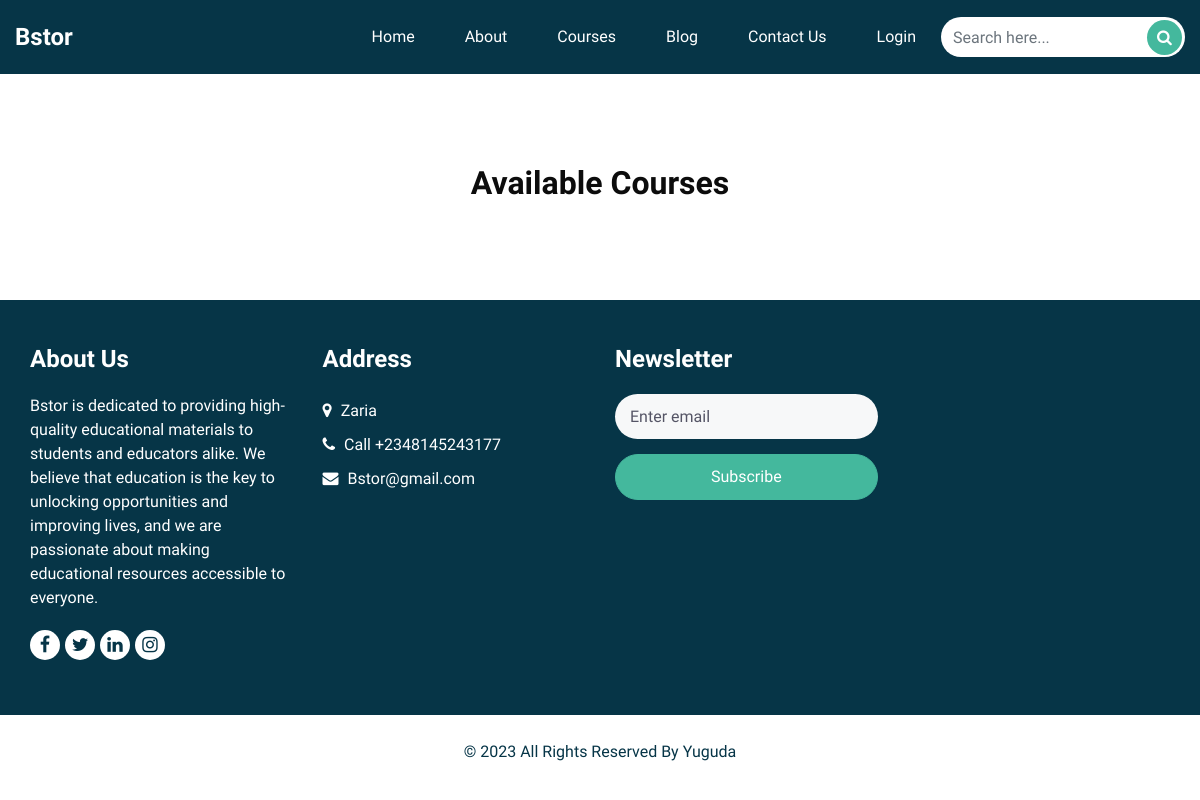
/categories/, run on an earlier commit of the app's database.
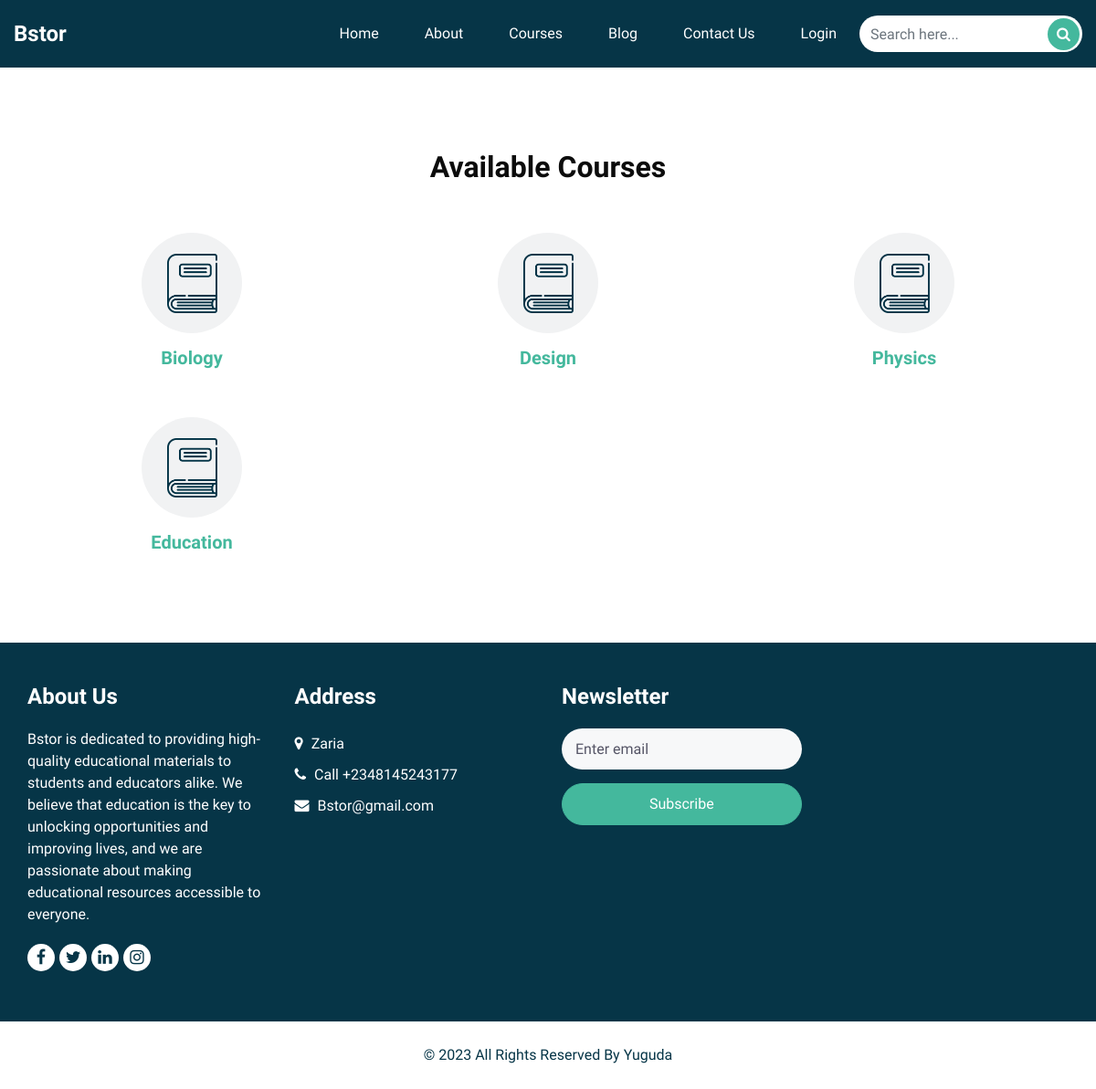
And on a later commit of the database.
### base/models.py (models this page shows, shortened)
class Course(models.Model):
    id = models.UUIDField(primary_key=True, default=uuid.uuid4, editable=False)
    name = models.CharField(max_length=255)

### base/views.py (the view)
# urls.py: path('categories/', views.categories, name='categories'),
def categories(request):
    courses = Course.objects.all()
    context = {'courses': courses}
    return render(request, 'courses.html', context)

### templates/courses.html
{% include 'header.html' %}
{% load static %}
  <section class="catagory_section layout_padding">
    <div class="catagory_container">
      <div class="container ">
        <div class="heading_container heading_center">
          <h2>
            Available Courses
          </h2>
        </div>
        <div class="row">
          {% if courses %}
          {% for course in courses %}
          <div class="col-sm-6 col-md-4 ">
            <div class="box ">
              <div class="img-box">
                <img src="{% static 'images/cat1.png' %}" alt="">
              </div>
              <div class="detail-box">
                <h5>
<a href="{% url 'course_detail' course_id=course.id %}">{{ course.name.title }}</a>                </h5>
              </div>
            </div>
          </div>
          {% endfor %}
          {% endif %}
        </div>
      </div>
    </div>
  </section>
{% include 'footer.html' %}

### templates/header.html (shortened to what this page needs)
<!DOCTYPE html>
{% load static %}
<html>
<head>
  <link rel="stylesheet" type="text/css" href="{% static 'css/bootstrap.css' %}" />
  <link href="{% static 'css/font-awesome.min.css' %}" rel="stylesheet" />
<link rel="stylesheet" type="text/css" href=" {% static '/css/style.css' %} ">
  <link href="{% static 'css/responsive.css' %}" rel="stylesheet" />
</head>
<body>
    <header class="header_section">
      <div class="container-fluid">
        <nav class="navbar navbar-expand-lg custom_nav-container ">
          <a class="navbar-brand" href="{% url 'home' %}">
            <span>
              Bstor
            </span>
          </a>
          <div class="collapse navbar-collapse  navbar-expand-lg" id="navbarSupportedContent">
            <ul class="navbar-nav">
              <li class="nav-item active">
                <a class="nav-link pl-lg-0" href="{% url 'home' %}">Home <span class="sr-only">(current)</span></a>
              </li>
              <li class="nav-item">
                <a class="nav-link" href="{% url 'about' %}"> About</a>
              </li>
              <li class="nav-item">
                <a class="nav-link" href="{% url 'categories' %}">Courses</a>
              </li>
              <li class="nav-item">
                <a class="nav-link" href="{% url 'blog' %}"> Blog </a>
              </li>
              <li class="nav-item">
                <a class="nav-link" href="{% url 'contact' %}">Contact Us</a>
              </li>
              {% if request.user.is_authenticated %}
              <li class="nav-item">
                <a class="nav-link" href="{% url 'add_material' %}">Add Material</a>
              </li>
              <li class="nav-item">
                <a class="nav-link" href="{% url 'logout' %}">Logout</a>
              </li>
              {% else %}
              <li class="nav-item">
                <a class="nav-link" href="{% url 'login' %}">Login</a>
              </li>
              {% endif %}
            </ul>
            <form class="search_form" method="GET" action="{% url 'search' %}">
              <input type="text" class="form-control" placeholder="Search here..." name="q">
              <button class="" type="submit">
                <i class="fa fa-search" aria-hidden="true"></i>
              </button>
            </form>
          </div>
        </nav>
      </div>
    </header>

### templates/footer.html (shortened to what this page needs)
{% load static %}
  <section class="info_section layout_padding2">
    <div class="container">
      <div class="row">
        <div class="col-md-6 col-lg-3 info-col">
          <div class="info_detail">
            <h4>
              About Us
            </h4>
            <p>
              Bstor is dedicated to providing high-quality educational materials to students and educators alike. We believe that education is the key to unlocking opportunities and improving lives, and we are passionate about making educational resources accessible to everyone.
            </p>
            <div class="info_social">
              <a href="">
                <i class="fa fa-facebook" aria-hidden="true"></i>
              </a>
              <a href="">
                <i class="fa fa-twitter" aria-hidden="true"></i>
              </a>
              <a href="">
                <i class="fa fa-linkedin" aria-hidden="true"></i>
              </a>
              <a href="">
                <i class="fa fa-instagram" aria-hidden="true"></i>
              </a>
            </div>
          </div>
        </div>
        <div class="col-md-6 col-lg-3 info-col">
          <div class="info_contact">
            <h4>
              Address
            </h4>
            <div class="contact_link_box">
              <a href="">
                <i class="fa fa-map-marker" aria-hidden="true"></i>
                <span>
                  Zaria
                </span>
              </a>
              <a href="">
                <i class="fa fa-phone" aria-hidden="true"></i>
                <span>
                  Call +2348145243177
                </span>
              </a>
              <a href="">
                <i class="fa fa-envelope" aria-hidden="true"></i>
                <span>
                  Bstor@gmail.com
                </span>
              </a>
            </div>
          </div>
        </div>
        <div class="col-md-6 col-lg-3 info-col">
          <div class="info_contact">
            <h4>
              Newsletter
            </h4>
            <form action="#">
              <input type="text" placeholder="Enter email" />
              <button type="submit">
                Subscribe
              </button>
            </form>
          </div>
        </div>
      </div>
    </div>
  </section>
  <footer class="footer_section">
    <div class="container">
      <p>
        &copy; <span id="displayYear"></span> All Rights Reserved By Yuguda
      </p>
    </div>
  </footer>
</body>
</html>

### static/css/style.css (style rules this page uses)
body { font-family: 'Mulish', sans-serif; color: #0c0c0c; background: red; background-color: #ffffff; overflow-x: hidden; }
.layout_padding { padding: 90px 0; }
.layout_padding2 { padding: 75px 0; }
.heading_container { display: -webkit-box; display: -ms-flexbox; display: flex; -webkit-box-orient: vertical; -webkit-box-direction: normal; -ms-flex-direction: column; flex-direction: column; -webkit-box-align: start; -ms-flex-align: start; align-items: flex-start; }
.heading_container h2 { position: relative; font-weight: bold; }
.heading_container.heading_center { -webkit-box-align: center; -ms-flex-align: center; align-items: center; text-align: center; }
a, a:hover, a:focus { text-decoration: none; }
.header_section { background-color: #063547; padding: 15px 0; }
.search_form { display: -webkit-box; display: -ms-flexbox; display: flex; margin: 0; position: relative; }
.search_form .form-control { border-radius: 45px; height: 40px; min-width: unset; border: none; }
.search_form button { position: absolute; top: 3px; right: 3px; width: 35px; height: 35px; padding: 0; border: none; outline: none; color: #ffffff; background-color: #44b89d; border-radius: 100%; }
.navbar-brand { padding: 0; margin: 0; color: #000000; font-size: 24px; font-weight: bold; }
.navbar-brand span { color: #ffffff; }
.custom_nav-container { padding: 0; }
.custom_nav-container .navbar-nav { margin-left: auto; }
.custom_nav-container .navbar-nav .nav-item .nav-link { padding: 10px 25px; color: #ffffff; text-align: center; }
.catagory_section { position: relative; }
.catagory_section .box { display: -webkit-box; display: -ms-flexbox; display: flex; -webkit-box-orient: vertical; -webkit-box-direction: normal; -ms-flex-direction: column; flex-direction: column; -webkit-box-align: center; -ms-flex-align: center; align-items: center; text-align: center; margin-top: 45px; background-color: #ffffff; -webkit-transition: all .2s; transition: all .2s; }
.catagory_section .box .img-box { width: 110px; min-width: 110px; height: 110px; margin-bottom: 15px; position: relative; display: -webkit-box; display: -ms-flexbox; display: flex; -webkit-box-pack: center; -ms-flex-pack: center; justify-content: center; -webkit-box-align: center; -ms-flex-align: center; align-items: center; background: #f1f2f3; border-radius: 100%; }
.catagory_section .box .img-box img { width: 55px; }
.catagory_section .box .detail-box h5 { font-weight: bold; }
.catagory_section .box .detail-box a { color: #44b89d; }
.info_section { background-color: #063547; color: #ffffff; padding: 45px 0 15px 0; }
.info_section h4 { font-weight: 600; margin-bottom: 20px; }
.info_section .info-col { margin-bottom: 30px; }
.info_section .info_contact .contact_link_box { display: -webkit-box; display: -ms-flexbox; display: flex; -webkit-box-orient: vertical; -webkit-box-direction: normal; -ms-flex-direction: column; flex-direction: column; }
.info_section .info_contact .contact_link_box a { margin: 5px 0; color: #ffffff; }
.info_section .info_contact .contact_link_box a i { margin-right: 5px; }
.info_section .info_social { display: -webkit-box; display: -ms-flexbox; display: flex; margin-top: 20px; margin-bottom: 10px; }
.info_section .info_social a { display: -webkit-box; display: -ms-flexbox; display: flex; -webkit-box-pack: center; -ms-flex-pack: center; justify-content: center; -webkit-box-align: center; -ms-flex-align: center; align-items: center; color: #063547; width: 30px; height: 30px; border-radius: 100%; background-color: #ffffff; border-radius: 100%; margin-right: 5px; font-size: 18px; }
.info_section form input { border: none; padding: 10px 15px; background-color: #f7f8f9; width: 100%; height: 45px; color: #000000; outline: none; border-radius: 45px; }
.info_section form input::placeholder { color: #556; }
.info_section form button { width: 100%; text-align: center; display: inline-block; padding: 10px 55px; background-color: #44b89d; color: #ffffff; border-radius: 45px; border: 1px solid #44b89d; -webkit-transition: all 0.3s; transition: all 0.3s; margin-top: 15px; }
.footer_section { position: relative; background-color: #ffffff; text-align: center; }
.footer_section p { color: #063547; padding: 25px 0; margin: 0; }

### static/css/responsive.css (style rules this page uses)
@media (min-width: 1200px) { .container { max-width: 1170px; } }

What changed in the data, as far as the page shows it:
added Course: name "Biology"
added Course: name "Design"
added Course: name "Physics"
added Course: name "Education"
